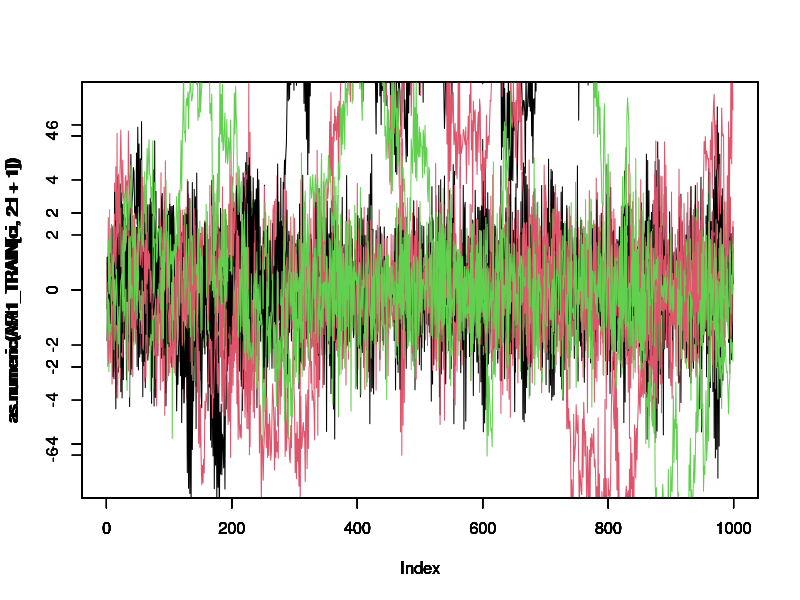

Source code (R): (Note: this script raises an error after producing the figure.)
## ---- chunk 1
# parameters list (classes)
parameters = c(-.9, -.7, -.5, -.3, -.1, .1, .3, .5, .7, .9)

# create a empty matrix for lead time series
classes = length(parameters) #
n = 200  #number of time series per class
l = 1000 #time series legth 
AR1_TRAIN = matrix(0, classes*n, l+1) 
AR1_TEST = matrix(0, classes*n, l+1)

# create time series
c = 1
for (cla in 1:classes) {
  p = parameters[cla]
  
  for (i in 1:n){
    AR1_TRAIN[c,] = c(cla, arima.sim(n=l, list(ar=p), sd=1))
    AR1_TEST[c,] = c(cla, arima.sim(n=l, list(ar=p), sd=1))
    c = c+1
  }
}

AR1_TRAIN = data.frame(AR1_TRAIN)
colnames(AR1_TRAIN)[1] = "clase"
AR1_TEST = data.frame(AR1_TEST)
colnames(AR1_TEST)[1] = "clase"

## ---- chunk 2
c = 0
for (i in 1:3){
  ci = c+i
  plot(as.numeric(AR1_TRAIN[ci,2:l+1]), type="l", col=i, 
       ylim=c(-7, 7))
  if (i<classes){par(new=TRUE)}
  c = c+100
}
## ---- chunk 3

## ---- chunk 4
# parameters list (classes)
parameters = c(-.9, -.7, -.5, -.3, -.1, .1, .3, .5, .7, .9)

# create a empty matrix for lead time series
classes = length(parameters) #
n = 200  #number of time series per class
l = 1000 #time series length 
MA1_TRAIN = matrix(0, classes*n, l+1) 
MA1_TEST = matrix(0, classes*n, l+1)

# create time series
c = 1
for (cla in 1:classes) {
  p = parameters[cla]
  
  for (i in 1:n){
    MA1_TRAIN[c,] = c(cla, arima.sim(n=l, list(ma=p), sd=1))
    MA1_TEST[c,] = c(cla, arima.sim(n=l, list(ma=p), sd=1))
    c = c+1
  }
}

MA1_TRAIN = data.frame(MA1_TRAIN)
colnames(MA1_TRAIN)[1] = "clase"
MA1_TEST = data.frame(MA1_TEST)
colnames(MA1_TEST)[1] = "clase"
## ---- chunk 5
c = 0
for (i in 1:3){
  ci = c+i
  plot(as.numeric(MA1_TRAIN[ci,2:l+1]), type="l", col=i,
       ylim=c(-5,5))
  if (i<classes){par(new=TRUE)}
  c = c+n
}
## ---- chunk 6
# parameters list (classes)
parameters = c(-.9, -.7, -.5, -.3, -.1, .1, .3, .5, .7, .9)

# create a empty matrix for lead time series
classes = length(parameters) #
n = 200  #number of time series per class
l = 1000 #time series legth 
ARI1_TRAIN = matrix(0, classes*n, l+1) 
ARI1_TEST = matrix(0, classes*n, l+1)

# create time series
c = 1
for (cla in 1:classes) {
  p = parameters[cla]
  
  for (i in 1:n){
    ARI1_TRAIN[c,] = arima.sim(n=l, list(order=c(1,1,0), ar=p)) #el primer valor es cero siempre.
    ARI1_TRAIN[c,1] = cla #reemplzamos el cero por la clase
    ARI1_TEST[c,] = arima.sim(n=l, list(order=c(1,1,0), ar=p))
    ARI1_TEST[c,1] = cla
    c = c+1
  }
}

ARI1_TRAIN = data.frame(ARI1_TRAIN)
colnames(ARI1_TRAIN)[1] = "clase"
ARI1_TEST = data.frame(ARI1_TEST)
colnames(ARI1_TEST)[1] = "clase"
## ---- chunk 7
c = 0
for (i in 1:3){
  ci = c+i
  plot(as.numeric(ARI1_TRAIN[ci,2:l+1]), type="l", col=i,
       ylim=c(-5,5))
  if (i<classes){par(new=TRUE)}
  c = c+n
}
## ---- chunk 8
write.csv(AR1_TEST, "C:/Users/Usuario/Google Drive (juancbellassai@mi.unc.edu.ar)/Juanc Doctorado/Base de datos/AR1-MA1-ARIMA_simulados/AR1_TEST-1000.csv", row.names=FALSE)
write.csv(AR1_TRAIN, "C:/Users/Usuario/Google Drive (juancbellassai@mi.unc.edu.ar)/Juanc Doctorado/Base de datos/AR1-MA1-ARIMA_simulados/AR1_TRAIN-1000.csv", row.names=FALSE)
## ---- chunk 9
write.csv(MA1_TEST, "C:/Users/Usuario/Google Drive (juancbellassai@mi.unc.edu.ar)/Juanc Doctorado/Base de datos/AR1-MA1-ARIMA_simulados/MA1_TEST-1000.csv")
write.csv(MA1_TRAIN, "C:/Users/Usuario/Google Drive (juancbellassai@mi.unc.edu.ar)/Juanc Doctorado/Base de datos/AR1-MA1-ARIMA_simulados/MA1_TRAIN-1000.csv", row.names=FALSE)
## ---- chunk 10
write.csv(ARI1_TEST, "C:/Users/Usuario/Google Drive (juancbellassai@mi.unc.edu.ar)/Juanc Doctorado/Base de datos/AR1-MA1-ARIMA_simulados/ARIMA_TEST-1000.csv", row.names=FALSE)
write.csv(ARI1_TRAIN, "C:/Users/Usuario/Google Drive (juancbellassai@mi.unc.edu.ar)/Juanc Doctorado/Base de datos/AR1-MA1-ARIMA_simulados/ARIMA_TRAIN-1000.csv", row.names=FALSE)
